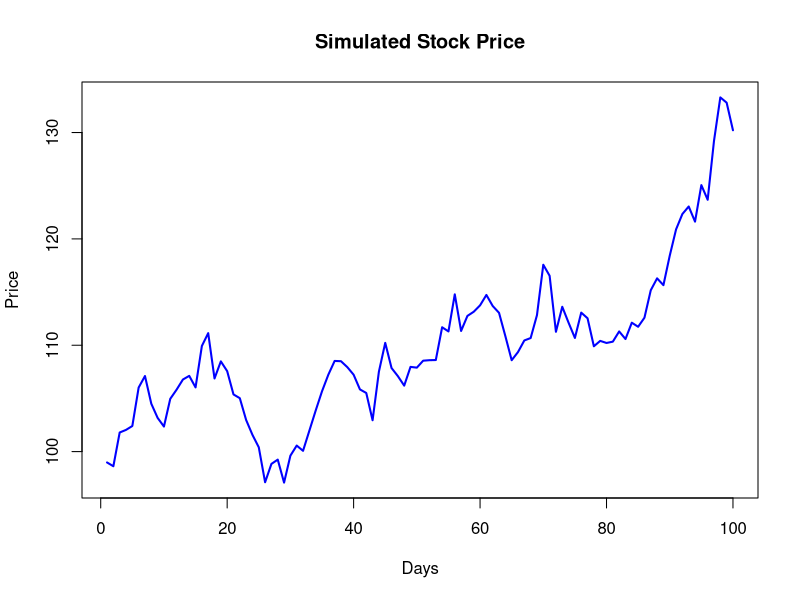
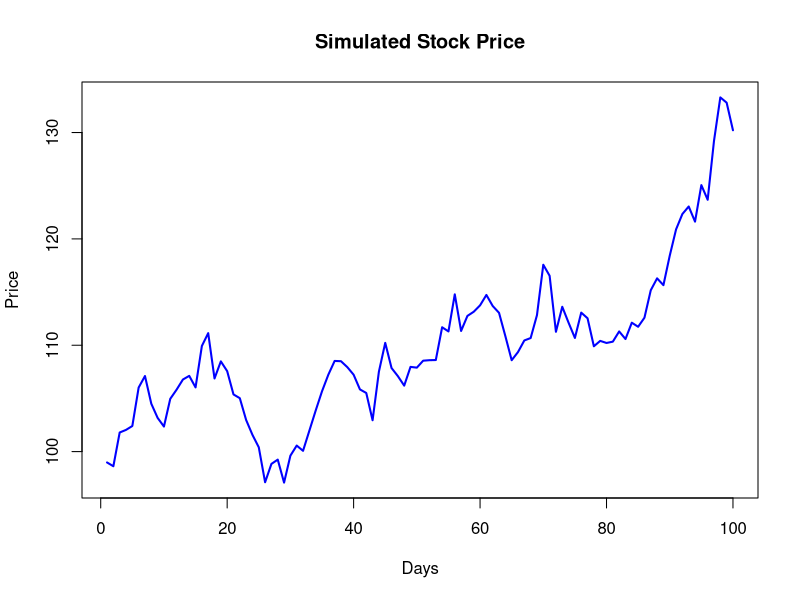

Here is the R script that generated these plots, in order:
## ---- chunk 1
set.seed(123)  # Ensure reproducibility
n <- 100       # Number of days
daily_returns <- rnorm(n, mean = 0.001, sd = 0.02)

price <- cumprod(1 + daily_returns) * 100  # Starting price = 100

plot(price, type = "l", col = "blue", lwd = 2,
     main = "Simulated Stock Price",
     xlab = "Days", ylab = "Price")
## ---- chunk 2
# Ensure the plot is scaled properly
plot(price, type = "l", col = "blue", lwd = 2,
     main = "Simulated Stock Price",
     xlab = "Days", ylab = "Price")
